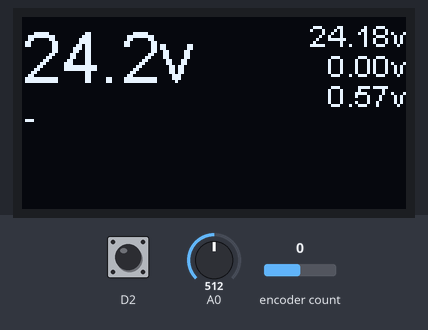
A sketch run on a simulated ESP8266 (NodeMCU). Parts: 128×64 one-colour display. The test bench sets the inputs (shaded band); at power-on: encoder count 0, D2 HIGH, A0 = 512.

Above: at 2.2 s.
2.3 s: encoder count set to 1
At 2.6 s:
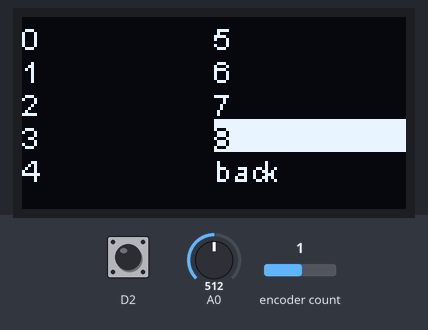
3.8 s: D2 pulled LOW for 0.15 s
At 4.29 s:
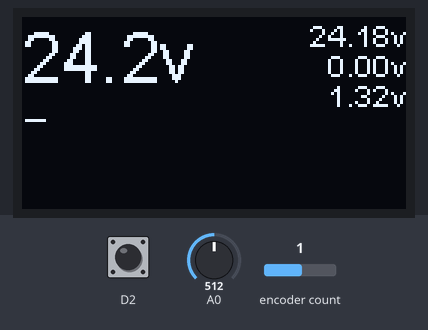
5.5 s: A0 set to 716
At 5.79 s:
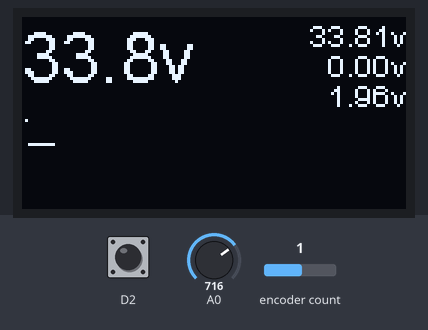
7.0 s: encoder count set to 0
At 7.4 s:
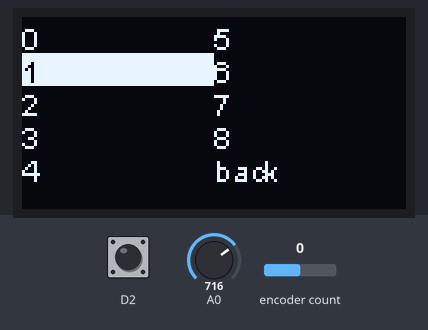
8.5 s: D2 pulled LOW for 1 s
At 10.29 s:
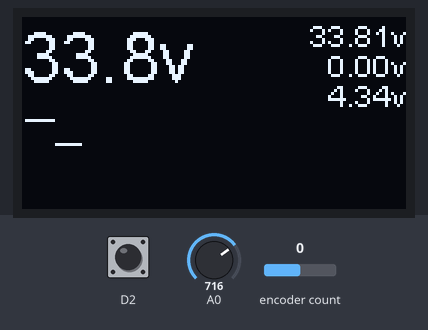
11.0 s: A0 set to 900
At 11.4 s:
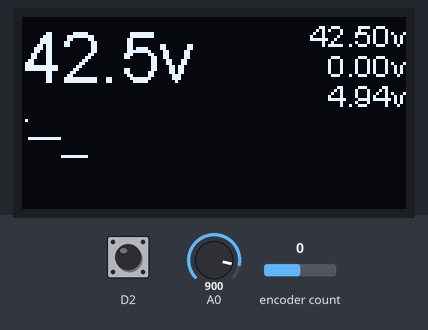
Timing chart, 0 to 13.5 s (numbered marks = the images above; inputs shaded):
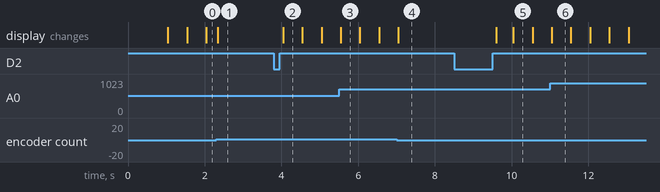

The sketch:

Voltmeter.ino
```cpp
 // Include the correct display library
 // For a connection via I2C using Wire include
#include <Wire.h>
#include "SSD1306Wire.h"
#include <Encoder.h>
#include "stats.h"

#define R1 1000000.0
#define R2 1000
#define REF_VALUE 106
#define REF_VOLTAGE 5.12

#define CAPTURE_TIME_SECONDS 60

#define REFRESH_TIME 50
#define BUFFER_SIZE 128

//#define DEBUG_LAYOUT
//#define DEBUG

SSD1306Wire  display(0x3c, D3, D5);
Encoder encoder(D6, D7);

double points[BUFFER_SIZE] = { 0 };
uint points_index = 0;
long last_point_time = 0;
long time_remaining = 0;

void setup()
{
	Serial.begin(115200);
	Serial.println();
	Serial.println();

	display.init();
	display.flipScreenVertically();
	display.setBrightness(255);

	display.setTextAlignment(TEXT_ALIGN_LEFT);
	display.setFont(ArialMT_Plain_10);
	display.drawString(0, 0, F("starting..."));
	display.display();

	randomSeed(millis());

	pinMode(D2, INPUT_PULLUP);
	attachInterrupt(D2, handleKey, RISING);

	delay(1000); //just for show :)
}

bool isButtonPressed = false;
long last_key_press = 0;
void handleKey()
{
	isButtonPressed = true;
}

void clearArea(int16_t x, int16_t y, int16_t width, int16_t height)
{
	display.setColor(BLACK);
	display.fillRect(x, y, width, height);
	display.setColor(WHITE);
#ifdef DEBUG_LAYOUT
	display.drawRect(x, y, width, height);
#endif // DEBUG_LAYOUT
}

void drawValue(double value, const char *unit)
{
	clearArea(0, 0, 64, 34);

	display.setTextAlignment(TEXT_ALIGN_LEFT);
	display.setFont(ArialMT_Plain_24);
	display.drawString(0, 0, String(value, 1) + "v");
}

void drawStatistics(stats s, const char *unit)
{
	clearArea(64, 0, 64, 34);

	display.setFont(ArialMT_Plain_10);
	display.setTextAlignment(TEXT_ALIGN_RIGHT);
	display.drawString(128, 0, String(s.max) + unit);
	display.drawString(128, 10, String(s.min) + unit);
	display.drawString(128, 20, String(s.avg) + unit);
}

struct stats calcStatistics()
{
	stats result = { 255, 0, 0 };
	for (short i = 0; i < BUFFER_SIZE; i++)
	{
		if (points[i] > result.max) result.max = points[i];
		if (points[i] < result.min) result.min = points[i];
		result.avg += points[i];
	}
	result.avg = result.avg / BUFFER_SIZE;

	return result;
}

void drawGraph(long time, double voltage_max)
{
	clearArea(0, 34, 128, 30);

	double scale_max = max(REF_VOLTAGE, voltage_max);
	for (short i = 0; i < BUFFER_SIZE; i++)
	{
		int index = points_index + i;
		if (index >= BUFFER_SIZE) index -= BUFFER_SIZE;

		if (points[index] > 0.05 && points[index] <= voltage_max)
		{
			int y = 64 - points[index] / scale_max * 30;
			display.setPixel(128 - i, y);
		}
	}
}

void waitForRefresh(long time)
{
	time_remaining = REFRESH_TIME - (millis() - time);
	if (time_remaining > 0) delay(time_remaining);
}

bool canCapture(long time)
{
	return time - last_point_time >= CAPTURE_TIME_SECONDS * 1000 / BUFFER_SIZE;
}

void captureValue(double value, long time)
{
	last_point_time = time;
	points[points_index] = value;
	points_index++;

	if (points_index >= BUFFER_SIZE) points_index = 0;
}


void drawSettings(int32_t rot)
{
	int32_t rotary = -rot / 2 -1;
	if (rotary < 0) rotary += 11;

	display.setFont(ArialMT_Plain_10);
	display.setTextAlignment(TEXT_ALIGN_LEFT);

	String labels[] = {
			"0"
		  , "1"
		  , "2"
		  , "3"
		  , "4"
		  , "5"
		  , "6"
		  , "7"
		  , "8"
		  , "back"
	};

	int x = 0;
	int y = 1;
	for (int i = 0; i < 10; i++)
	{
		if (i == 5)
		{
			x = 64;
			y = 1;
		}

		if (rotary == i)
		{
			display.setColor(WHITE);
			display.fillRect(x, y, 64, 11);
			display.setColor(BLACK);
		}
		else
		{
			display.setColor(BLACK);
			display.fillRect(x, y, 64, 11);
			display.setColor(WHITE);
		}


		display.drawString(x, y, labels[i]);
		y += 11;
	}
}

void loop()
{
	long time = millis();
	int32_t rot = encoder.read();
	int value = analogRead(A0);
	//value = random(0, 1024); //for testing only!

	double voltage = REF_VOLTAGE * (((double)value) / REF_VALUE);
	voltage = (voltage / 1024) / (R2 / (R1 + R2));

	bool cap = canCapture(time);
	if (cap) captureValue(voltage, time);

	if (rot == 0)
	{
		drawValue(voltage, "v");

		if (cap)
		{
			stats b = calcStatistics();
			drawStatistics(b, "v");
			drawGraph(time, b.max);
		}
	}
	else
	{
		drawSettings(rot);
	}


	// software debounce
	if (isButtonPressed && time - last_key_press > 50)
	{
		isButtonPressed = false;
		last_key_press = time;

		encoder.write(0); // Reset the counter
	}

#ifdef DEBUG
	display.setTextAlignment(TEXT_ALIGN_LEFT);
	display.setFont(ArialMT_Plain_10);
	display.drawString(0, 22, "debug: " + String(rot));
#endif // DEBUG

	display.display();
	waitForRefresh(time);
}
```

stats.h
```cpp
#pragma once
struct stats
{
	double min;
	double max;
	double avg;
};
```

Measured:
- after the input at 2.3 s, the display: changes at once (image 1)
- after the input at 3.8 s, the display: changes after 0.25 s (image 2)
- after the input at 8.5 s, the display: first changes after 1.1 s (image 5 shows a later state)
- what the display in image 2 shows lasts 0.5 s, from 4.0 s to 4.5 s
